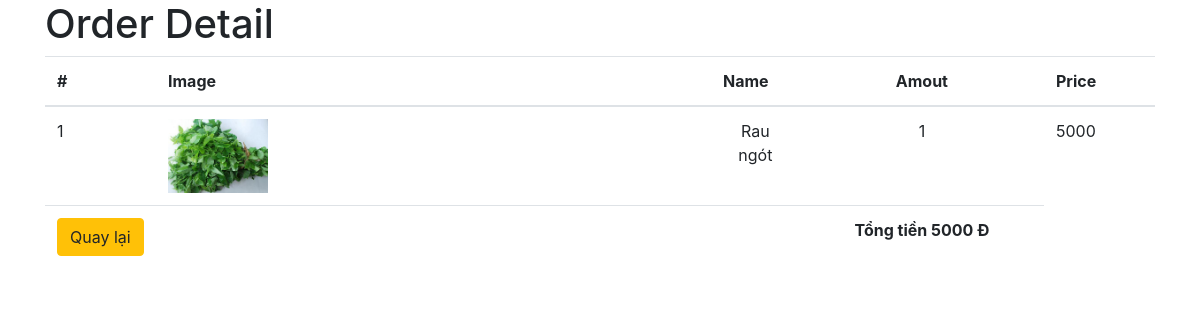
The app's page /cart/detail.php?OrderID=7 (signed in) with its own data.
### tables this page shows
CREATE TABLE `orderdetail` (
  `OrderID` int(10) UNSIGNED NOT NULL,
  `VegetableID` int(10) NOT NULL,
  `Quantity` tinyint(4) NOT NULL,
  `Price` float NOT NULL
);

CREATE TABLE `vegetable` (
  `VegetableID` int(10) NOT NULL,
  `CategoryID` int(10) NOT NULL,
  `VegetableName` varchar(30) NOT NULL,
  `Unit` varchar(20) NOT NULL,
  `Amount` int(10) NOT NULL,
  `Image` varchar(50) NOT NULL,
  `Price` float NOT NULL
);

### vegetable/connection.php (called while the page is built, shortened)
<?php
$host = "localhost";
$user = "root";
$password = "";
$database = "market";
$con = mysqli_connect($host, $user, $password, $database);
return $con;

### class/order.php (called while the page is built, shortened)
<?php
class order
{
    public static function getOrderDetail($orderid)
    {
        include "../vegetable/connection.php";
        $querysql = mysqli_query($con, "SELECT * FROM orderdetail WHERE OrderID = '$orderid'");
        if (mysqli_num_rows($querysql) > 0) {
            return $querysql;
        }
        return null;
    }
}

### class/vegetable.php (called while the page is built, shortened)
<?php
class vegetable
{
    public static function getListByVegeID($vegeID)
    {
        include "../vegetable/connection.php";
        $sanpham = mysqli_query($con, "SELECT * FROM vegetable WHERE VegetableID = '$vegeID'");
        if (mysqli_num_rows($sanpham) > 0) {
            return $sanpham;
        }
        return null;
    }
}

### cart/detail.php (the view, shortened to what this page needs)
<!DOCTYPE html>
<html lang="en">
<head>
    <link rel="stylesheet" href="../css/bootstrap.css">
    <link rel="stylesheet" href="../css/main.css">
</head>
<body>
    <?php
    require '../class/order.php';
    require '../class/vegetable.php';
    ?>
    <div class="container">
        <?php
        if (!empty($_SESSION['iduser']) && isset($_GET['OrderID'])) {
        ?>
            <h1>Order Detail</h1>
            <table id="cart" class="table table-hover table-condensed">
                <thead>
                    <tr>
                        <th style="width:10%">#</th>
                        <th style="width:50%">Image</th>
                        <th style="width:8%">Name</th>
                        <th style="width:22%" class="text-center">Amout</th>
                        <th style="width:10%">Price</th>
                    </tr>
                </thead>
                <tbody>
                    <?php
                    $detail = order::getOrderDetail($_GET['OrderID']);
                    if ($detail != null) {
                        $stt = 1;
                        $sum = 0;
                        while ($row = mysqli_fetch_assoc($detail)) {
                            $lisveg = vegetable::getListByVegeID($row['VegetableID']);
                            $vegetable = mysqli_fetch_assoc($lisveg);
                            $sum += $row['Price'];
                    ?>
                            <tr>
                                <td data-th="STT"><?= $stt++ ?></td>
                                <td data-th="Product">
                                    <div class="row">
                                        <div class="col-sm-2 hidden-xs"><img src="../images/<?= $vegetable['Image'] ?>" alt="Sản phẩm 1" class="img-responsive" width="100"></div>
                                    </div>
                                </td>
                                <td data-th="Quantity" class="text-center"><?= $vegetable['VegetableName'] ?>
                                </td>
                                <td data-th="Subtotal" class="text-center"><?= $row['Quantity'] ?></td>
                                <td class="actions" data-th=""><?= $row['Price'] ?></td>
                            </tr>
                    <?php }
                    } ?>
                </tbody>
                <tfoot>
                    <tr>
                        <td><a href="javascript:history.back()" class="btn btn-warning"><i class="fa fa-angle-left"></i>Quay lại</a>
                        </td>
                        <td colspan="2" class="hidden-xs"> </td>
                        <td class="hidden-xs text-center"><strong>Tổng tiền <?= $sum ?> Đ</strong>
                        </td>
                    </tr>
                </tfoot>
            </table>
        <?php } else { ?>
            <h1>Bạn chưa được sử dụng chức năng này</h1>
            <a href="javascript:history.back()">Quay lại</a>
        <?php } ?>
    </div>
</body>
</html>

### css/main.css (style rules this page uses)
* { margin: 0; padding: 0; }

### records on screen
orderdetail: VegetableID.Image (picture), VegetableID.VegetableName "Rau ngót", Quantity "1", Price "5000"

### other values on screen
$sum "5000"
